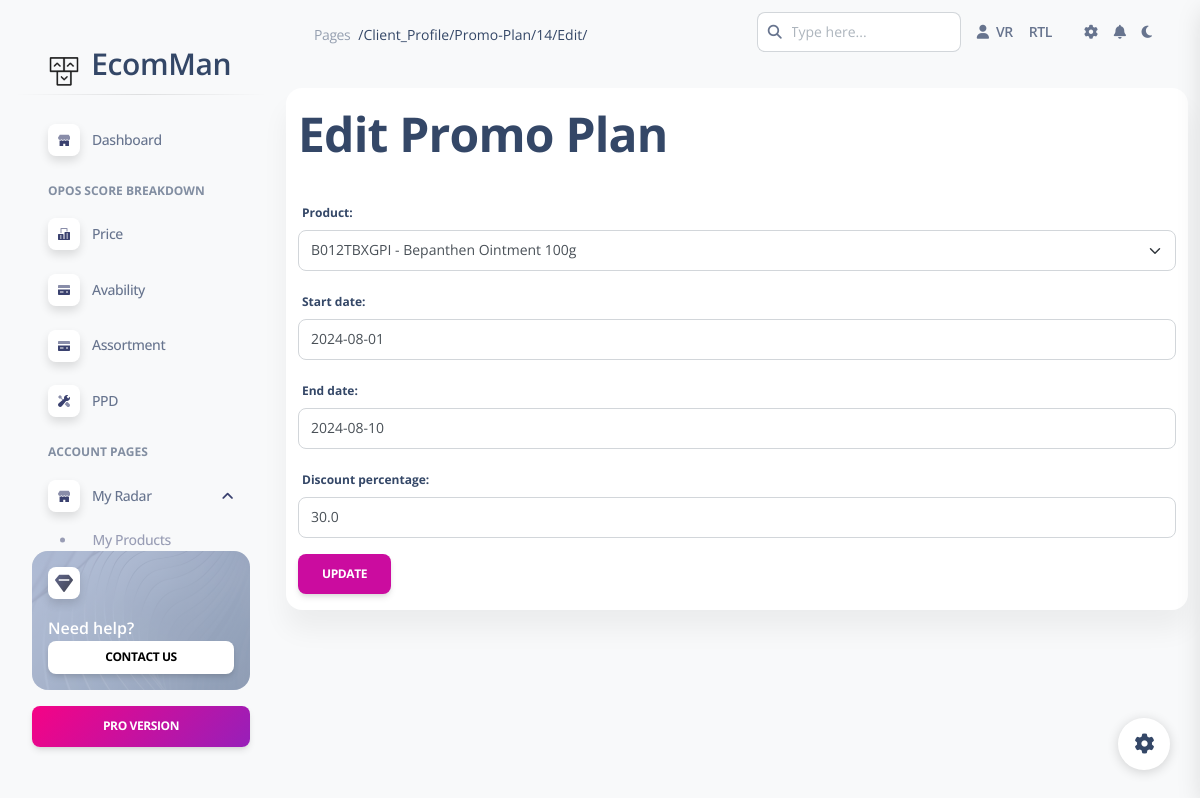
/client_profile/promo-plan/14/edit/ (signed in), run on the app's committed database.
### client_profile/models.py (models this page shows, shortened)
class PromoPlan(models.Model):
    profile = models.ForeignKey(Profile, on_delete=models.CASCADE, related_name='promo_plans')
    product = models.ForeignKey(Product, on_delete=models.CASCADE, related_name='promo_plans')
    start_date = models.DateField()
    end_date = models.DateField()
    discount_percentage = models.FloatField()
    desired_price = models.FloatField(editable=False)
    is_on_sale = models.BooleanField(default=False, editable=False)  # Hidden from forms and auto-managed

### client_profile/views.py (the view)
# urls.py: path('promo-plan/<int:pk>/edit/', views.create_or_edit_promo_plan, name='edit_promo_plan'),
@login_required
def create_or_edit_promo_plan(request, pk=None):
    if pk:
        promo_plan = get_object_or_404(PromoPlan, pk=pk)
        if promo_plan.profile.user != request.user:
            return redirect('client_profile:promo_plan_list')
    else:
        promo_plan = PromoPlan(profile=request.user.profile)
    if request.method == 'POST':
        form = PromoPlanForm(request.POST, instance=promo_plan, user=request.user)
        if form.is_valid():
            form.save()
            return redirect('client_profile:promo_plan_list')
    else:
        form = PromoPlanForm(instance=promo_plan, user=request.user)
    return render(request, 'client_profile/promo_plan_form.html', {'form': form})

### client_profile/forms.py
class PromoPlanForm(forms.ModelForm):
    class Meta:
        model = PromoPlan
        fields = ['product', 'start_date', 'end_date', 'discount_percentage']
        widgets = {
            'start_date': forms.DateInput(attrs={'class': 'form-control', 'id': 'id_start_date'}),
            'end_date': forms.DateInput(attrs={'class': 'form-control', 'id': 'id_end_date'}),
        }
    def __init__(self, *args, **kwargs):
        user = kwargs.pop('user', None)
        super(PromoPlanForm, self).__init__(*args, **kwargs)
        if user:
            self.fields['product'].queryset = Product.objects.filter(profile=user.profile)

### client_profile/models.py (called while the page is built)
    def __str__(self):
        return f"{self.ASIN} - {self.TITLE}"

### client_profile/templates/client_profile/promo_plan_form.html (shortened to what this page needs)
{% extends 'layouts/base.html' %}
{% block content %}
<div class="container-fluid">
    <div class="row mt-4">
        <div class="card">
            <h1 class="mt-3">{% if form.instance.pk %}Edit{% else %}Create{% endif %} Promo Plan</h1>
            <br>
            <form method="post" action="{% if form.instance.pk %}{% url 'client_profile:edit_promo_plan' form.instance.pk %}{% else %}{% url 'client_profile:create_promo_plan' %}{% endif %}">
                {{ form.as_p }}
                <button type="submit" class="btn btn-primary">{% if form.instance.pk %}Update{% else %}Create{% endif %}</button>
            </form>
        </div>
    </div>
</div>
{% endblock %}

### static/css/dark-theme-core.css (style rules this page uses)
body { transition: background-color 200ms ease-in; }

### data on the page
PromoPlan: product "B012TBXGPI - Bepanthen Ointment 100g", start_date "2024-08-01", end_date "2024-08-10", discount_percentage "30.0"

### other printed values
{{ request.path|title }} "/Client_Profile/Promo-Plan/14/Edit/"
